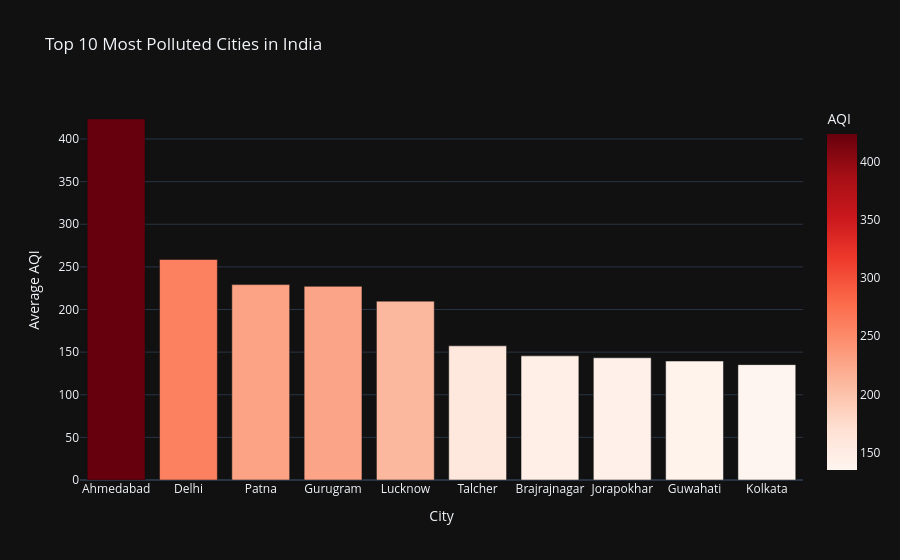

Here is the notebook cell this chart was saved with:
### Code cell
#Bar chart
fig = px.bar(
    top_cities,
    x="City",
    y="AQI",
    title="Top 10 Most Polluted Cities in India",
    color="AQI",
    color_continuous_scale="Reds"
)
fig.update_layout(
    xaxis_title="City",
    yaxis_title="Average AQI",
    template="plotly_dark"
)
fig.show()

### Figure 1 — Plotly figure (JSON) as saved in the notebook; plotly's stock layout.template omitted (floating-point values rounded to 4 significant figures)
{"data": [{"hovertemplate": "City=%{x}<br>AQI=%{marker.color}<extra></extra>", "legendgroup": "", "marker": {"color": [423.5, 258.6, 229.2, 227.2, 209.8, 157.4, 145.6, 143.4, 139.5, 135.3], "coloraxis": "coloraxis", "pattern": {"shape": ""}}, "name": "", "orientation": "v", "showlegend": false, "textposition": "auto", "type": "bar", "x": ["Ahmedabad", "Delhi", "Patna", "Gurugram", "Lucknow", "Talcher", "Brajrajnagar", "Jorapokhar", "Guwahati", "Kolkata"], "xaxis": "x", "y": [423.5, 258.6, 229.2, 227.2, 209.8, 157.4, 145.6, 143.4, 139.5, 135.3], "yaxis": "y"}], "layout": {"barmode": "relative", "coloraxis": {"colorbar": {"title": {"text": "AQI"}}, "colorscale": [[0, "rgb(255,245,240)"], [0.125, "rgb(254,224,210)"], [0.25, "rgb(252,187,161)"], [0.375, "rgb(252,146,114)"], [0.5, "rgb(251,106,74)"], [0.625, "rgb(239,59,44)"], [0.75, "rgb(203,24,29)"], [0.875, "rgb(165,15,21)"], [1, "rgb(103,0,13)"]]}, "legend": {"tracegroupgap": 0}, "title": {"text": "Top 10 Most Polluted Cities in India"}, "xaxis": {"anchor": "y", "domain": [0, 1], "title": {"text": "City"}}, "yaxis": {"anchor": "x", "domain": [0, 1], "title": {"text": "Average AQI"}}}}
